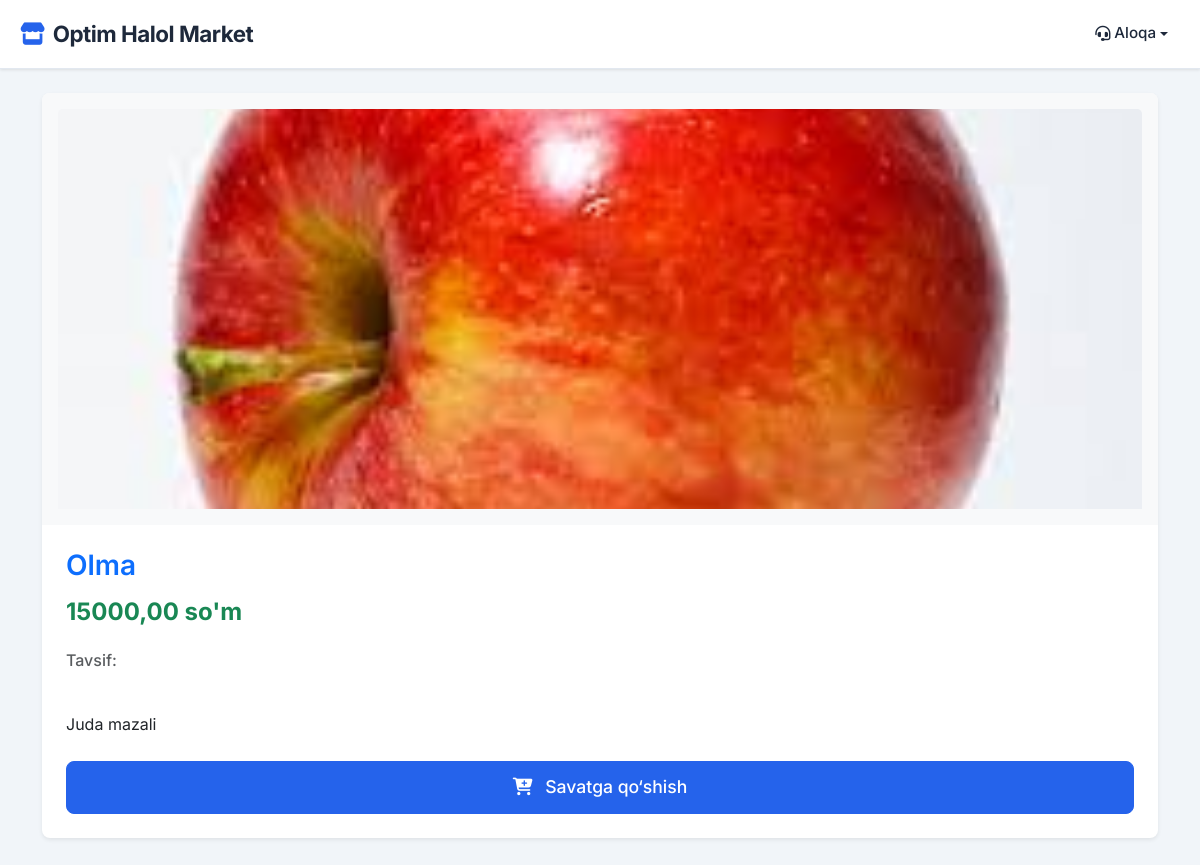
Screenshot of /product/olma/ with the database file from the repository.
### internet/models.py (models this page shows, shortened)
class Product(models.Model):
    category = models.ForeignKey(Category, on_delete=models.CASCADE)
    name = models.CharField(max_length=200, unique=True)
    slug = models.SlugField(unique=True, blank=True, null=True)
    description = models.TextField()
    price = models.DecimalField(max_digits=10, decimal_places=2, validators=[MinValueValidator(0)])
    image = models.ImageField(upload_to='products/', blank=True, null=True)
    created_at = models.DateTimeField(auto_now_add=True)

### internet/views.py (the view)
# urls.py: path('product/<slug:slug>/', views.product_detail, name='product_detail'),
def product_detail(request, slug):
    product = get_object_or_404(Product, slug=slug)
    cart = get_cart(request)
    cart_products = [item.product for item in cart.cartitem_set.all()]
    return render(request, 'product_detail.html', {
        'product': product,
        'cart': cart,
        'cart_products': cart_products
    })

### internet/context_processors.py (called while the page is built)
def cart(request):
    cart_count = 0
    session_key = request.session.session_key
    if session_key:
        cart, created = Cart.objects.get_or_create(session_key=session_key)
        cart_count = cart.cartitem_set.count()
    return {'cart_count': cart_count}

### internet/views.py (called while the page is built)
def get_cart(request):
    session_key = request.session.session_key
    if not session_key:
        request.session.create()
        session_key = request.session.session_key
    cart, created = Cart.objects.get_or_create(session_key=session_key)
    return cart

### templates/product_detail.html (shortened to what this page needs)
{% extends 'base.html' %}
{% block content %}
    <div class="container mt-4">
        <div class="card product-detail-card shadow-sm border-0">
            <div class="product-image-container">
                <img src="{{ product.image.url }}" class="card-img-top img-fluid" alt="{{ product.name }}" style="max-height: 400px; object-fit: cover; width: 100%;">
            </div>
            <div class="card-body p-4">
                <h2 class="card-title text-primary mb-3">{{ product.name }}</h2>
                <div class="d-flex justify-content-between align-items-center mb-3">
                    <h4 class="text-success fw-bold">{{ product.price }} so'm</h4>
                </div>
                <div class="product-description">
                    <h6 class="text-muted mb-2">Tavsif:</h6>
                    <p class="text-secondary">{{ product.description|linebreaks }}</p>
                </div>
                <form class="add-to-cart-form mt-4" data-product-id="{{ product.id }}">
                    <button type="submit" class="btn btn-primary cart-btn add-to-cart w-100" data-bs-toggle="tooltip" data-bs-placement="top" title="Savatga qo'shish">
                        <i class="fas fa-cart-plus me-2"></i> Savatga qo‘shish
                    </button>
                </form>
            </div>
        </div>
    </div>
{% endblock %}

### templates/base.html (style rules this page uses)
:root { --primary-color: #2563eb; --primary-hover: #1d4ed8; --secondary-color: #64748b; --light-color: #f8fafc; --dark-color: #1e293b; --success-color: #10b981; --warning-color: #f59e0b; --error-color: #ef4444; --alert-success-bg: linear-gradient(135deg, #10b981, #34d399); --alert-error-bg: linear-gradient(135deg, #ef4444, #f87171); --alert-info-bg: linear-gradient(135deg, #3b82f6, #60a5fa); --surface-color: #ffffff; --card-shadow: 0 4px 6px -1px rgba(0, 0, 0, 0.1), 0 2px 4px -1px rgba(0, 0, 0, 0.06); --card-hover-shadow: 0 10px 15px -3px rgba(0, 0, 0, 0.1), 0 4px 6px -2px rgba(0, 0, 0, 0.05); }
body { font-family: 'Inter', sans-serif; background-color: #f1f5f9; margin: 0; padding: 0; padding-bottom: 60px; color: #334155; }
.btn-primary { background: var(--primary-color); border-color: var(--primary-color); padding: 12px 24px; border-radius: 8px; font-weight: 500; transition: all 0.2s ease; }

### templates/product_detail.html (style rules this page uses)
.product-detail-card { border-radius: 0.5rem; overflow: hidden; }
.product-image-container { background: #f8f9fa; padding: 1rem; display: flex; justify-content: center; align-items: center; }
.card-title { font-size: 1.75rem; font-weight: 600; }
.product-description p { font-size: 1rem; line-height: 1.6; }
.add-to-cart-form .btn { padding: 0.75rem 1.5rem; font-size: 1.1rem; transition: all 0.3s ease; }

### rows the page displays
Product: image (picture), name "Olma", price "15000,00", description "Juda mazali"
